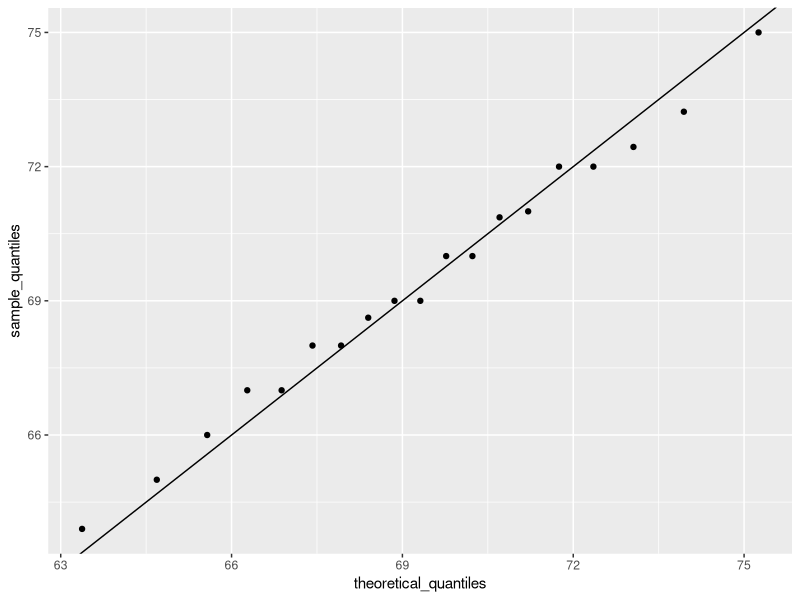
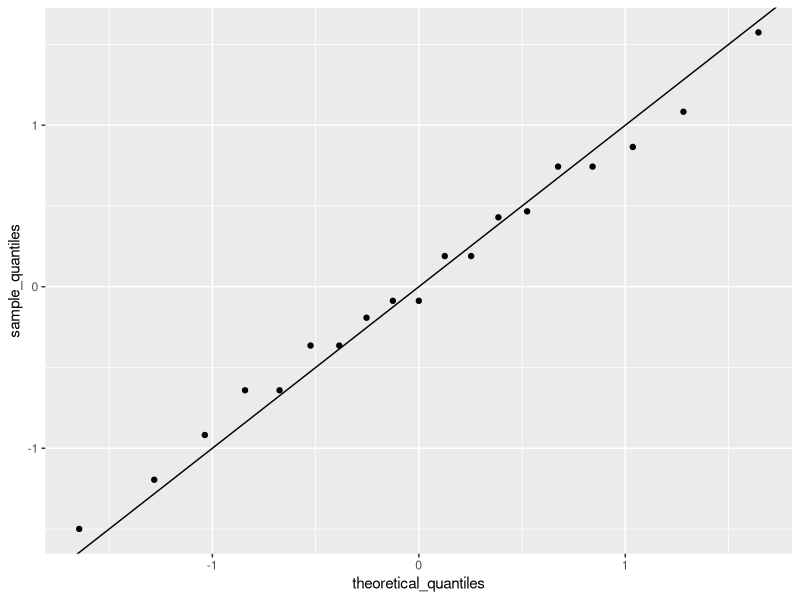
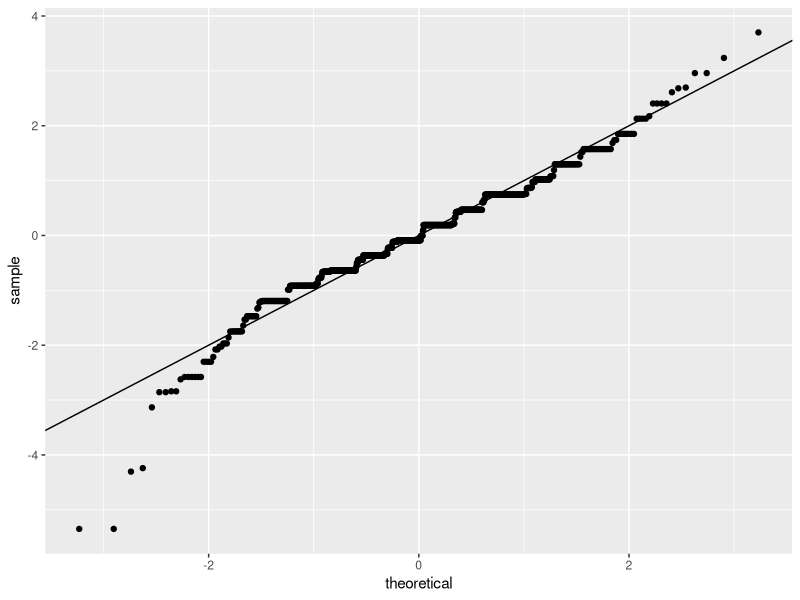
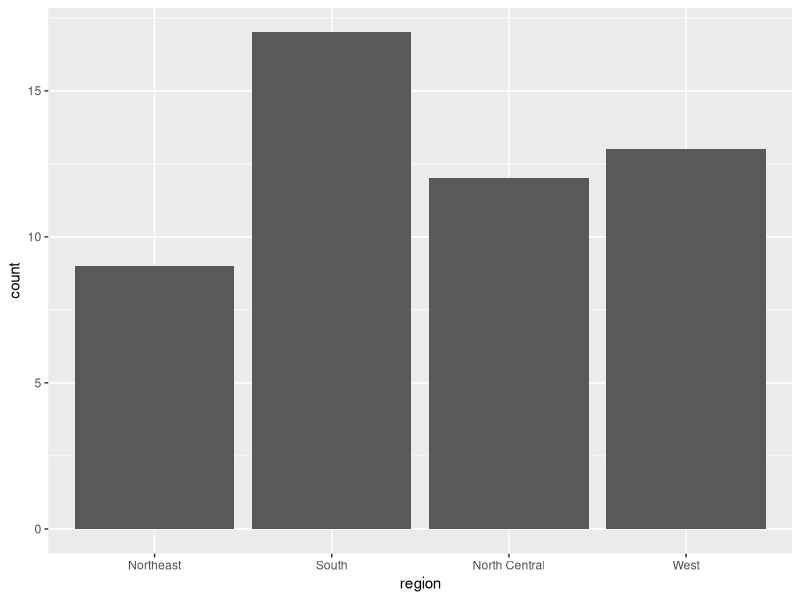
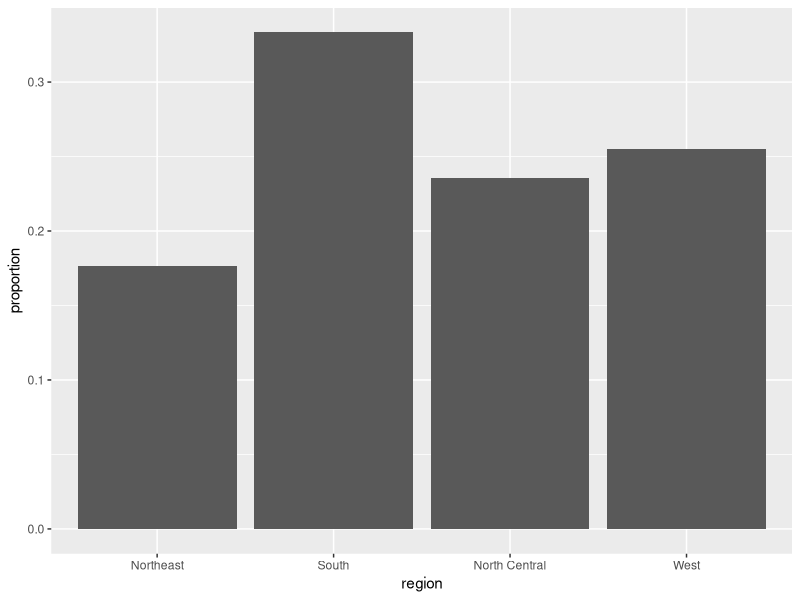
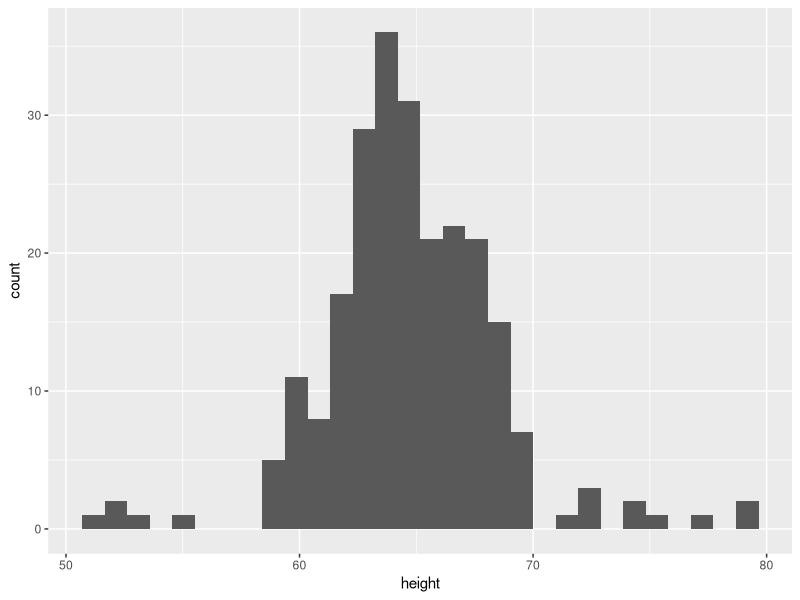
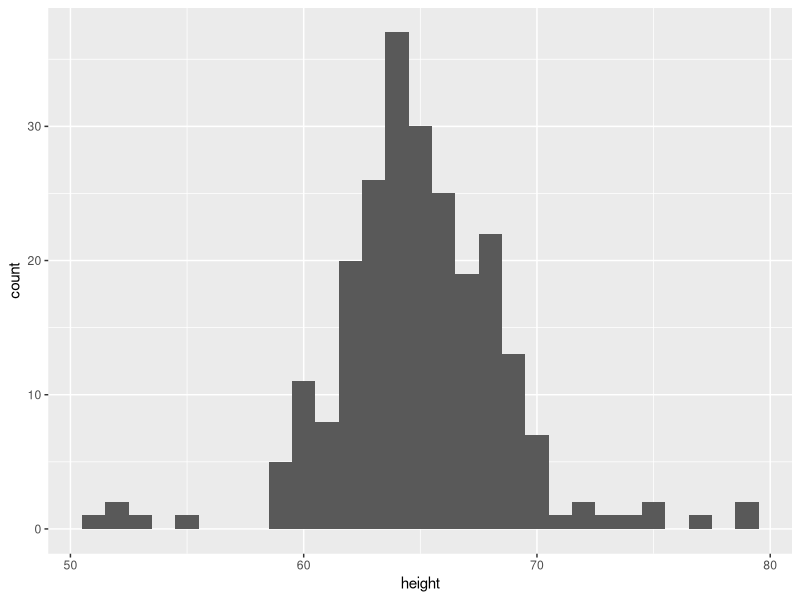
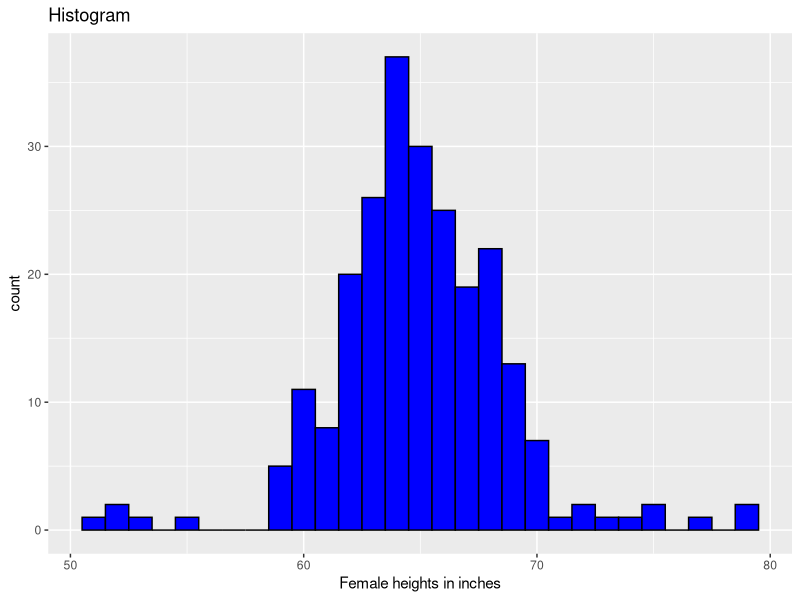

These figures' R source, in order:
## ---- chunk 1
library(tidyverse)
library(dslabs)
data(heights)
## ---- chunk 2
#> 
#> Female   Male 
#>  0.227  0.773
## ---- chunk 3

# > 20%

## ---- chunk 4
# > The answer is b. 
## ---- chunk 5
# > The answer is b. 
## ---- chunk 6
# > the answer is c. 

## ---- chunk 7
# >The answer is a. 
## ---- chunk 8
# > THe answer is d. 

## ---- chunk 9


# > the answer is c. 

## ---- chunk 10
# > The answer is a. 
## ---- chunk 11
# > The answer is b.
## ---- chunk 12
# > d.
## ---- chunk 13
x <- heights$height
m <- sum(x)/length(x)
## ---- chunk 14
s <- sqrt(sum((x-m)^2) / length(x))
## ---- chunk 15
index <-heights$sex == "Male"
x <- heights$height[index]

## ---- chunk 16
m <- mean(x)
s <- sd(x)
c(average = m, sd = s)

## ---- chunk 17
z <- scale(x)
## ---- chunk 18
mean(abs(z) < 2)
## ---- chunk 19
pnorm(-1.96)

## ---- chunk 20
qnorm(0.975)
## ---- chunk 21
qnorm(0.975,mean = 5, sd = 2)
## ---- chunk 22
mean(x <= 69.5)

## ---- chunk 23
p <- seq(0.05, 0.95, 0.05)
## ---- chunk 24
sample_quantiles <- quantile(x,p)
## ---- chunk 25
theoretical_quantiles <- qnorm(p, mean = mean(x), sd = sd(x))
## ---- chunk 26
qplot(theoretical_quantiles, sample_quantiles) + geom_abline()
## ---- chunk 27
sample_quantiles <- quantile(z,p)
theoretical_quantiles <-qnorm(p)
qplot(theoretical_quantiles, sample_quantiles) + geom_abline()
## ---- chunk 28
heights%>% filter(sex =="Male") %>%
  ggplot(aes(sample = scale(height))) +
  geom_qq()  +
  geom_abline()
## ---- chunk 29
heights%>% filter(sex == "Female") %>%
  top_n(5, desc(height)) %>%
  pull(height)
## ---- chunk 30
library(dslabs)
data(heights)
male <- heights$height[heights$sex == "Male"]
female <- heights$height[heights$sex == "Female"]
## ---- chunk 31
seq(male)
seq(female)
# > male = 812, female = 238
## ---- chunk 32
library(dslabs)
data(heights)

female <-heights$height[heights$sex == "Female"]
male <-heights$height[heights$sex == "Male"]
female_percentile <- quantile(female,seq(0.1, 0.9, 0.2))
male_percentile <- quantile(male,seq(0.1, 0.9, 0.2))
df <- data.frame(female = female_percentile, male = male_percentile)
df
## ---- chunk 33

# > Asia
## ---- chunk 34
# > Africa
## ---- chunk 35
#> 10 million
## ---- chunk 36
#> b
## ---- chunk 37
# > Americas
## ---- chunk 38
library(dslabs)
data("heights")
x <- male

## ---- chunk 39
avg <- mean(x)
stdev <-sd(x)
pnorm(72, avg, stdev) - pnorm(69, avg, stdev)
## ---- chunk 40
avg <- mean(x)
stdev <- sd(x)
approx <-pnorm(72, avg, stdev) - pnorm(69, avg, stdev)
approx

## ---- chunk 41
library(dslabs)
data(heights)
x <- heights$height[heights$sex == "Male"]
avg <- mean(x)
stdev <- sd(x)
approx <-pnorm(81, avg, stdev) - pnorm(79, avg, stdev)
exact <- mean(x>79 & x <=81)
exact/approx
## ---- chunk 42
pnorm(7*12, 69, 3)
## ---- chunk 43
p <- 1 -pnorm(7*12, 69, 3)
round(p*10^9)
## ---- chunk 44
p <- 1 - pnorm(7*12, 69, 3)
n <- round(p*10^9)
10/n
## ---- chunk 45
p <- 1- pnorm(6*12 + 8, 69, 3)
n <- round(p*10^9)
150/n
## ---- chunk 46
# > c. 
## ---- chunk 47
murders %>% ggplot(aes(region))+ geom_bar()
## ---- chunk 48

data(murders)
tab <- murders %>% count(region) %>% mutate(proportion =n/sum(n))

## ---- chunk 49
tab
## ---- chunk 50
tab %>% ggplot(aes(region, proportion)) + geom_bar(stat = "identity")
## ---- chunk 51
heights %>% filter(sex == "Female") %>% ggplot(aes(height)) + geom_histogram()
## ---- chunk 52
heights %>% filter(sex == "Female") %>% ggplot(aes(height)) + geom_histogram(binwidth = 1)
## ---- chunk 53
heights %>% filter(sex == "Female") %>%
  ggplot(aes(height))+ geom_histogram(binwidth = 1, fill = "blue", col ="black") +
  xlab("Female heights in inches") +
  ggtitle("Histogram")
## ---- chunk 54
heights %>% filter(sex == "Female") %>% ggplot(aes(height)) + geom_density(fill = "blue")
## ---- chunk 55
heights %>% 
  filter(sex == "Female") %>%
  ggplot(aes(height))+
  geom_density(fill="blue", adjust = 2)
## ---- chunk 56
heights %>% filter(sex == "Male") %>%
  ggplot(aes(sample = height))+ geom_qq()
## ---- chunk 57
params <- heights %>% filter(sex == "Male") %>% summarize(mean = mean(height), sd = sd(height))

heights %>% filter(sex == "Male") %>% ggplot(aes(sample = height)) + geom_qq(dparams = params) + geom_abline()
## ---- chunk 58
heights %>% filter(sex == "Male") %>% ggplot(aes(sample = scale(height))) + geom_qq() + geom_abline()
## ---- chunk 59
x <- expand.grid(x = 1:12, y = 1:10) %>% mutate(z= 1:120)
## ---- chunk 60
matrix(1:120, 12, 10)
x %>% ggplot(aes(x, y, fill = z)) + geom_raster()
## ---- chunk 61
x %>% ggplot(aes( x, y, fill = z)) + geom_raster() + scale_fill_gradientn(colors = terrain.colors(10))
## ---- chunk 62
x <- heights %>% filter(sex == "Female") %>% pull(height)
## ---- chunk 63
qplot(x)
## ---- chunk 64
qplot(sample = scale(x)) + geom_abline()
## ---- chunk 65
 heights %>% qplot(sex, height, data = .)
## ---- chunk 66
heights %>% qplot(sex, height, data = ., geom = "boxplot")
## ---- chunk 67
qplot(x, geom = "density")
## ---- chunk 68
qplot(x, bins= 15, color = I("black"),  xlab = "Population")
## ---- chunk 69
heights
heights$height
## ---- chunk 70
# > d
## ---- chunk 71
heights %>% ggplot(aes(height))
## ---- chunk 72
heights %>% ggplot(aes(height)) + geom_histogram()
## ---- chunk 73
heights %>% ggplot(aes(height)) + geom_histogram(binwidth =1)
## ---- chunk 74
heights %>% ggplot(aes(height)) + geom_density()
## ---- chunk 75
heights %>% filter(sex == "Male") %>% ggplot(aes(height))  + geom_density()
heights %>% filter(sex == "Female") %>% ggplot(aes(height)) + geom_density()
## ---- chunk 76
heights %>% filter(sex == "Male") %>% ggplot(aes(height))  + geom_density(fill = "blue")
heights %>% filter(sex == "Female") %>% ggplot(aes(height)) + geom_density(fill = "red")
## ---- chunk 77
heights %>% 
  ggplot(aes(height, fill = sex)) + 
  geom_density() 
## ---- chunk 78
heights %>% 
  ggplot(aes(height, fill = sex)) + 
  geom_density(alpha = 0.2 ) 
